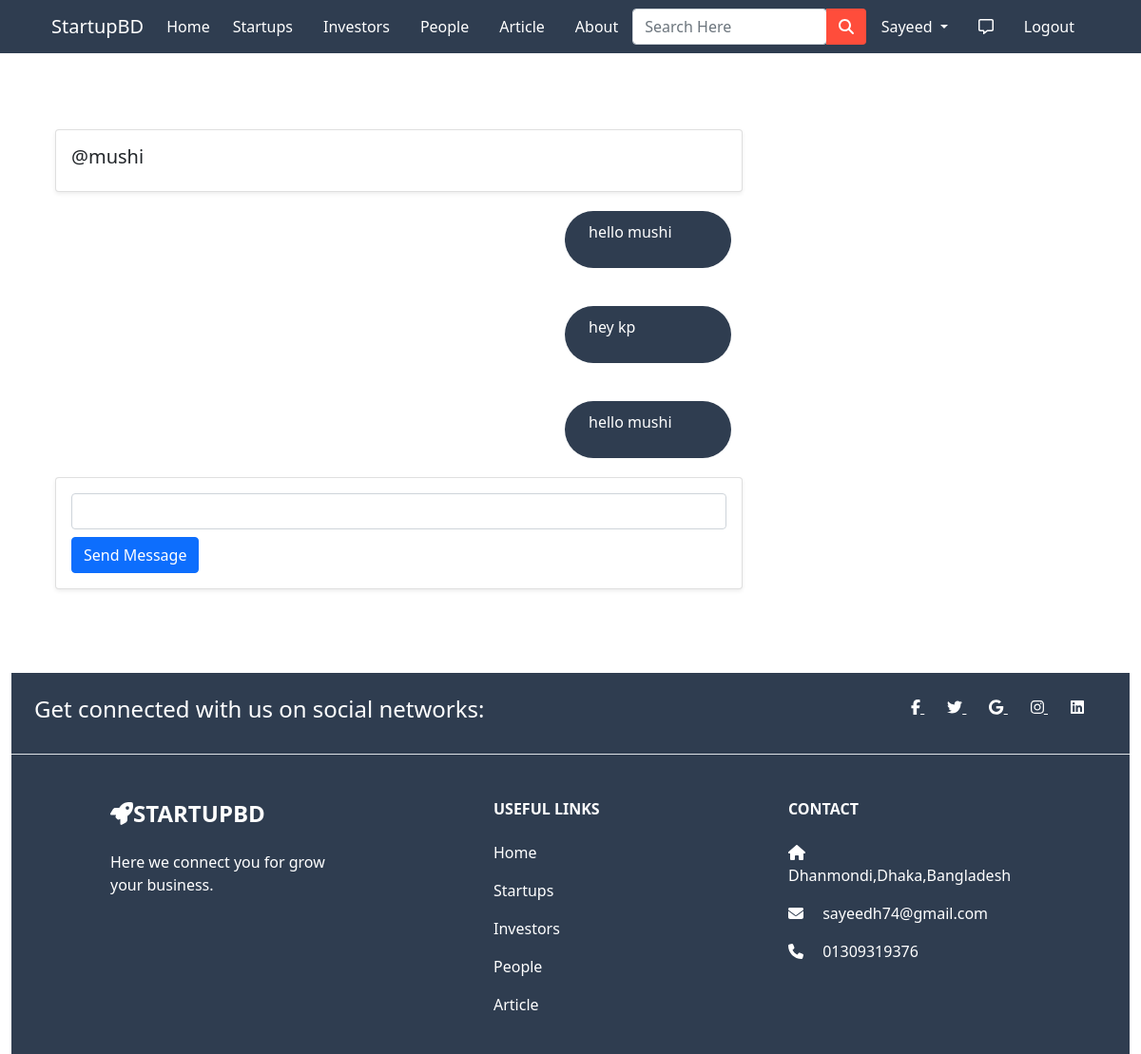
/inbox/8/ (signed in), run on the app's committed database.
### app/models.py (models this page shows)
class User(AbstractUser):
  is_customer = models.BooleanField(default=False)
  is_investor = models.BooleanField(default=False)
  is_startup = models.BooleanField(default=False)
  friends = models.ManyToManyField('User',blank=True)

class ThreadModel(models.Model):
  user = models.ForeignKey(User,on_delete=models.CASCADE,related_name='+')
  receiver = models.ForeignKey(User,on_delete=models.CASCADE,related_name='+')

class MessageModel(models.Model):
  thread = models.ForeignKey(ThreadModel,related_name='+',
  on_delete=models.CASCADE,blank=True,null=True)
  sender_user= models.ForeignKey(User,on_delete=models.CASCADE,related_name='+')
  receiver_user= models.ForeignKey(User,on_delete=models.CASCADE,related_name='+')
  body = models.CharField(max_length=1000)
  image = models.ImageField(upload_to='message_images/',blank=True,null=True)
  date = models.DateTimeField(auto_now_add=True)
  is_read= models.BooleanField(default=False)

### app/views.py (the view)
# urls.py: path('inbox/<int:pk>/', ThreadView.as_view(), name='thread'),
class ThreadView(View):
    def get(self, request, pk, *args, **kwargs):
        form = MessageForm()
        thread = ThreadModel.objects.get(pk=pk)
        message_list = MessageModel.objects.filter(thread__pk__contains=pk)
        context = {
            'thread': thread,
            'form': form,
            'message_list': message_list
        }
        return render(request, 'app/thread.html', context)

### app/form.py
class MessageForm(forms.Form):
    message = forms.CharField(label='', max_length=1000)

### app/templates/app/thread.html (shortened to what this page needs)
{% extends 'app/base.html' %}
{% load static %}
{% load crispy_forms_tags %}
{% block main-content %}
<div class="container my-5" style="padding: 40px;">
  <div class="row">
    <div class="card col-md-8 mt-5 p-3 shadow-sm">
      {% if thread.receiver == request.user %}
      <h5>@{{ thread.user }}</h5>
      {% else %}
      <h5>@{{ thread.receiver }}</h5>
      {% endif %}
    </div>
  </div>
  {% for message in message_list %}
  <div class="row">
    <div class="col-md-8 my-1">
      {% if message.sender_user == request.user %}
      <div class="sent-message my-3">
        <p>{{ message.body }}</p>
      </div>
      {% elif message.receiver_user == request.user %}
      <div class="received-message my-3">
        <p>{{ message.body }}</p>
      </div>
      {% endif %}
    </div>
  </div>
  {% endfor %}
  <div class="row">
    <div class="card col-md-8 p-3 shadow-sm">
      <form method="POST" action="{% url 'create-message' thread.pk %}" enctype="multipart/form-data">
        {{ form | crispy }}
      <button class="btn btn-primary mt-2" type="submit">Send Message</button>
      </form>
    </div>
  </div>
</div>
{% endblock main-content %}

### app/templates/app/base.html (shortened to what this page needs)
{% load static %}
<!doctype html>
<html lang="en">
<head>
  <link href="https://cdn.jsdelivr.net/npm/bootstrap@5.0.0-beta1/dist/css/bootstrap.min.css" rel="stylesheet"
>
<link rel="stylesheet" href="https://stackpath.bootstrapcdn.com/font-awesome/4.7.0/css/font-awesome.min.css">
  <link rel="stylesheet" href="{% static 'app/css/owl.carousel.min.css' %}">
  <link rel="stylesheet" href="{% static 'app/css/all.min.css' %}">
  <link rel="stylesheet" href="{% static 'app/css/style.css' %}">
  <link rel="stylesheet" href="https://cdnjs.cloudflare.com/ajax/libs/animate.css/3.7.2/animate.css">
</head>
<body>
  <div class="row">
    <div class="col-sm-12 col-md-12 col-lg-12">
      <nav id="nav" class="navbar navbar-expand-lg navbar-dark fixed-top" style="background-color: #2F3D50;">
        <div class="container">
          <a class="navbar-brand" href="/">StartupBD</a>
          <div class="collapse navbar-collapse" id="navbarSupportedContent">
            <ul class="navbar-nav me-auto mb-2 mb-lg-0">
              <li class="nav-item">
                <a class="nav-link active" aria-current="page" href="/">Home</a>
              </li>
              <li class="nav-item mx-2">
                <a href="{% url 'startup_home' %}" class="nav-link text-white">Startups</a>
              </li>
              <li class="nav-item mx-2">
                <a href="{% url 'investor_home' %}" class="nav-link text-white">Investors</a>
              </li>
              <li class="nav-item mx-2">
                <a href="{% url 'customer_home' %}" class="nav-link text-white">People</a>
              </li>
              <li class="nav-item mx-2">
                <a href="{% url 'article' %}" class="nav-link text-white">Article</a>
              </li>
              <li class="nav-item mx-2">
                <a href="{% url 'about' %}" class="nav-link text-white">About</a>
              </li>
            </ul>
            <form class="d-flex input-group w-auto" method="POST" action="{% url 'search_list' %}">
              <input type="search" class="form-control rounded" name="q" placeholder="Search Here" aria-label="Search"
                aria-describedby="search-addon" />
             <button type="submit" class="btn" style="background-color:#FF4D3B;"><i class="fas fa-search" style="color: white;"></i></button>
            </form>
            <div>
              <ul class="navbar-nav me-auto mb-2 mb-lg-0">
                {% if request.user.is_authenticated %}
                <li class="nav-item dropdown mx-2">
                  <a class="nav-link dropdown-toggle text-white" href="#" id="profileDropdown" role="button"
                    data-bs-toggle="dropdown" aria-expanded="false">
                    {{request.user.username|capfirst}}
                  </a>
                </li>
                <li class="nav-item mx-2">
                  <a href="{% url 'inbox' %}" class="nav-link text-white"><i class="far fa-comment-alt "></i></a>
                </li>
                <li class="nav-item mx-2">
                  <a href="{% url 'logout' %}" class="nav-link text-white">Logout</a>
                </li>
                {% endif %}
              </ul>
            </div>
          </div>
        </div>
      </nav>
    </div>
  </div>
  {% block main-content %} {% endblock main-content %}
  <div class="container-fluid">
    <div class="row">
      <div class="col-md-12">
        <footer class=" text-center text-lg-start text-white" style="background-color: #2F3D50;">
          <section class="d-flex justify-content-center justify-content-lg-between p-4 border-bottom">
            <div class="me-5 d-none d-lg-block">
              <span>
                <h4>Get connected with us on social networks:</h4>
              </span>
            </div>
            <div>
              <a href="" class="me-4 text-reset">
                <i class="fab fa-facebook-f"></i>
              </a>
              <a href="" class="me-4 text-reset">
                <i class="fab fa-twitter"></i>
              </a>
              <a href="" class="me-4 text-reset">
                <i class="fab fa-google"></i>
              </a>
              <a href="" class="me-4 text-reset">
                <i class="fab fa-instagram"></i>
              </a>
              <a href="" class="me-4 text-reset">
                <i class="fab fa-linkedin"></i>
              </a>
            </div>
          </section>
          <section class="">
            <div class="container text-center text-md-start mt-5">
              <div class="row mt-3">
                <div class="col-md-3 col-lg-4 col-xl-3 mx-auto mb-4">
                  <h4 class="text-uppercase fw-bold mb-4">
                  <i class="fa fa-rocket" style="font-size:24px"></i>StartupBD
                  </h4>
                  <p>
                    Here we connect you for grow your business.
                  </p>
                </div>
                <div class="col-md-3 col-lg-2 col-xl-2 mx-auto mb-4">
                  <h6 class="text-uppercase fw-bold mb-4">
                    Useful links
                  </h6>
                  <p>
                    <a href="{% url 'home' %}" style="text-decoration: none;" class="text-reset">Home</a>
                  </p>
                  <p>
                    <a href="{% url 'startup_home' %}" style="text-decoration: none;" class="text-reset">Startups</a>
                  </p>
                  <p>
                    <a href="{% url 'investor_home' %}" style="text-decoration: none;" class="text-reset">Investors</a>
                  </p>
                  <p>
                    <a href="{% url 'customer_home' %}" style="text-decoration: none;" class="text-reset">People</a>
                  </p>
                  <p>
                    <a href="{% url 'article' %}" style="text-decoration: none;" class="text-reset">Article</a>
                  </p>
                </div>
                <div class="col-md-4 col-lg-3 col-xl-3 mx-auto mb-md-0 mb-4">
                  <h6 class="text-uppercase fw-bold mb-4">
                    Contact
                  </h6>
                  <p><i class="fas fa-home me-3"></i>Dhanmondi,Dhaka,Bangladesh</p>
                  <p>
                    <i class="fas fa-envelope me-3"></i>
                    sayeedh74@gmail.com
                  </p>
                  <p><i class="fas fa-phone me-3"></i> 01309319376</p>
                </div>
              </div>
            </div>
          </section>
        </footer>
      </div>
    </div>
  </div>
</body>
</html>

### app/templates/app/thread.html (style rules this page uses)
.sent-message { background-color: #2F3D50; color: #fff; border-radius: 30px; padding: 10px 25px; width: 25%; float: right; }

### data on the page
User: user.username "Sayeed"
ThreadModel: receiver "mushi"
MessageModel: body "hello mushi"
MessageModel: body "hey kp"
MessageModel: body "hello mushi"
